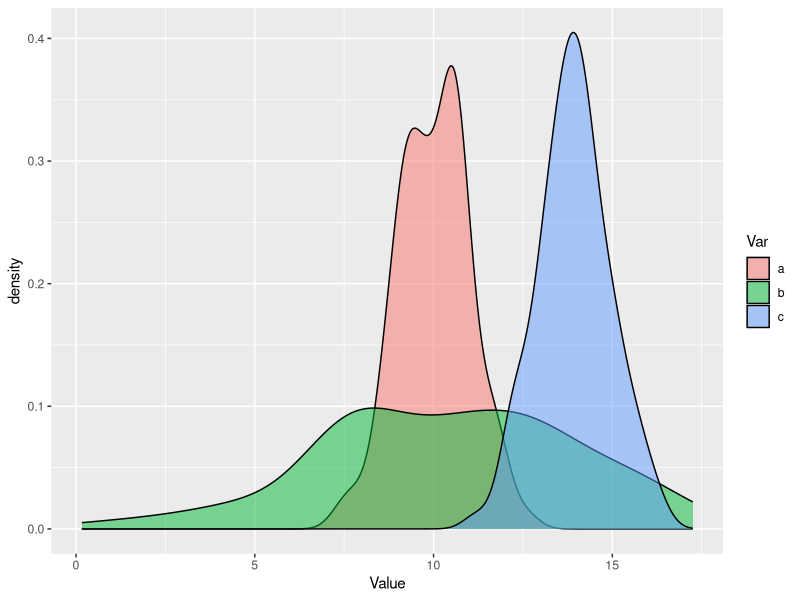
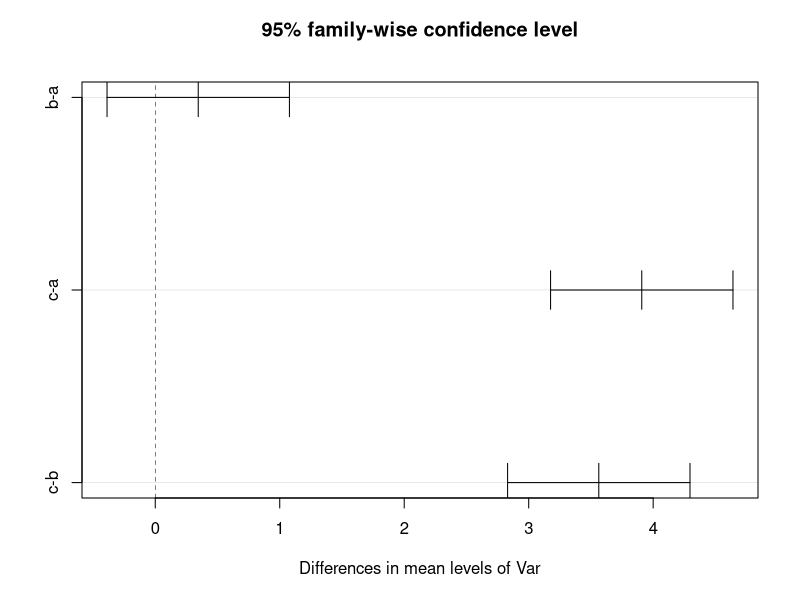

These figures' R source, in order: (Note: this script raises an error after producing the figures.)
library(tidyverse)


a = rnorm(100, mean = 10, sd = 1)
b = rnorm(100, mean = 10.5, sd = 4)
c = rnorm(100, mean = 14, sd = 1)
df = data.frame(a=a,b=b,c=c)
df = gather(df, Var, Value, 1:3)


ggplot(df, aes(x=Value, fill = Var)) +
  geom_density(alpha = .5) 


t.test(a,b)
mod1 = (aov(Value ~ Var, data = df))
summary(mod1)
tuk1 = TukeyHSD(mod1)
plot(tuk1)


binom.test()
